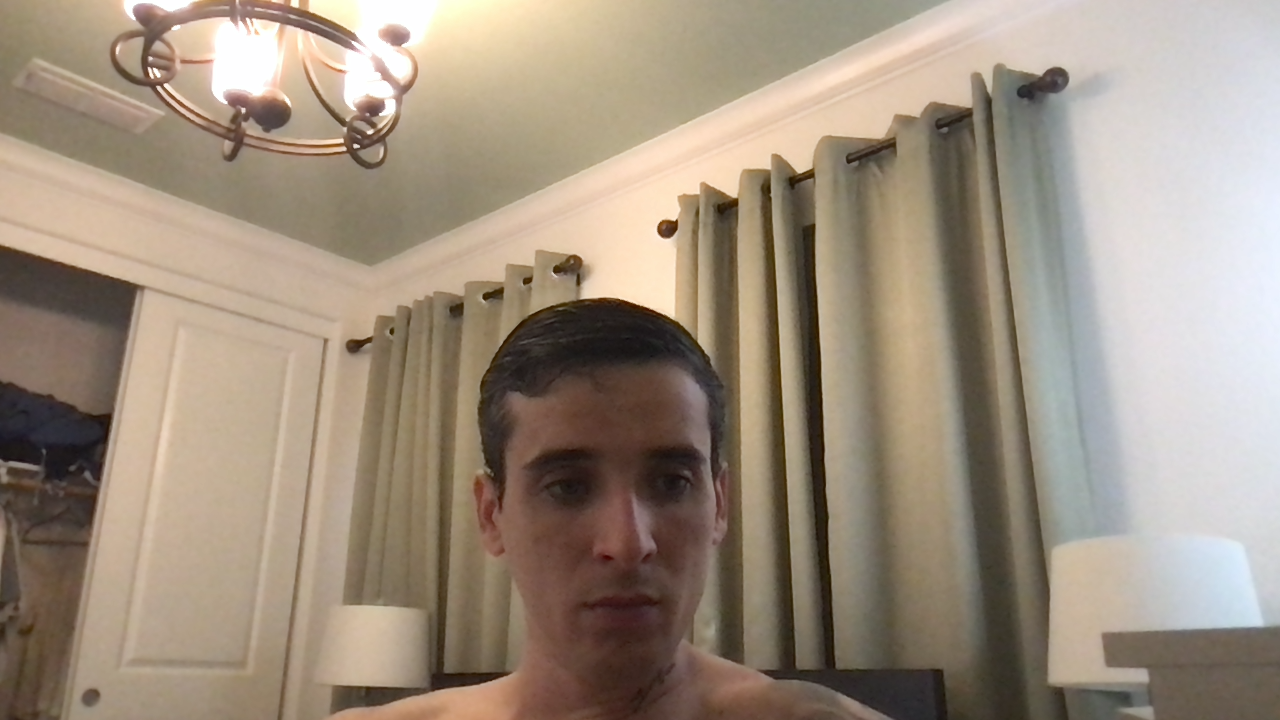
#> input picture apps/app8.4/images/1.png, 1280 x 720 px, given in place of the camera
$ python app8.4.py
#> lines starting #> are read from the running program, lines starting #| are printed output that depends on the picture
import cv2
import time

video = cv2.VideoCapture(0)
time.sleep(1)

first_frame = None
count = 1

while True:
    check, frame = video.read()
#> frame is the input picture: shape (720, 1280, 3); mean B, G, R 127.5, 144, 158.6
    cv2.imwrite(f'/Users/halefcaetano/Desktop/python/Learn-Python-in-60-days---Udemy/apps/app8.4/images/{count}.png',
                frame)
    count = count + 1
    gray_frame = cv2.cvtColor(frame, cv2.COLOR_BGRA2GRAY)
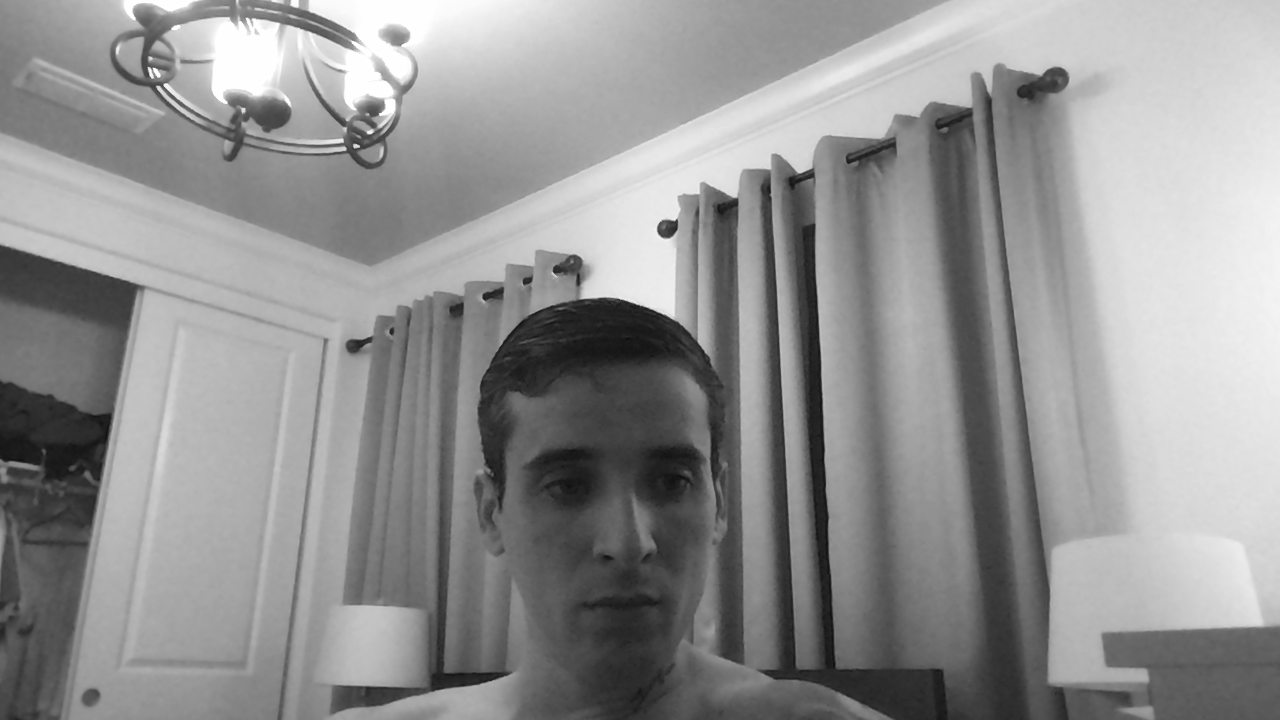
#> gray_frame: shape (720, 1280); min 12, max 255, mean 146.5
    gray_frame_gau = cv2.GaussianBlur(gray_frame, (21, 21), 0)

    if first_frame is None:
        first_frame = gray_frame_gau

    delta_frame = cv2.absdiff(first_frame, gray_frame_gau)
#> delta_frame: shape (720, 1280); every value is 0

    thresh_frame = cv2.threshold(delta_frame, 60, 255, cv2.THRESH_BINARY)[1]
    dil_frame = cv2.dilate(thresh_frame, None, iterations=2)
    cv2.imshow('My video', dil_frame)

    contours, check = cv2.findContours(dil_frame, cv2.RETR_EXTERNAL, cv2.CHAIN_APPROX_SIMPLE)
#> contours = []; check = None

    for contour in contours:
        if cv2.contourArea(contour) < 5000:
            continue
        x, y, w, h = cv2.boundingRect(contour)
        cv2.rectangle(frame, (x, y), (x+w, y+h), (0, 255, 0), 3)
#> this loop made 0 passes

    cv2.imshow('Video', frame)

    key = cv2.waitKey(1)
#> (key q is pressed here)

    if key == ord('q'):
        break

video.release()
